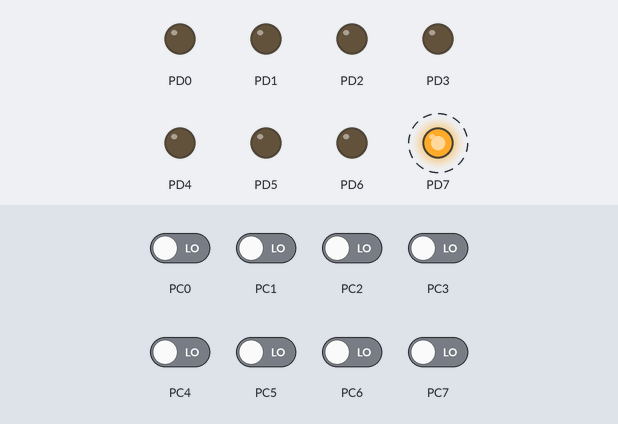
A program run on a simulated ATmega128, built with avr-gcc and emulated at 8 MHz. On the bench: output pins drawn as LEDs (lit = HIGH). Dashed ring = blinking. Inputs (shaded band) come from the test bench; at power-on: PC0–7 LOW.

Above: at 0.5 s.
Timing chart, 0 to 4.6 s (numbered marks = the images above):
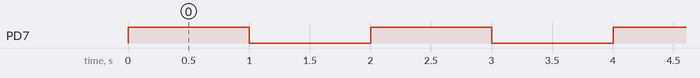

Measured:
- by itself, PD7: alternates HIGH for 1.0 s and LOW for 1.0 s

The program:

main.c
```c
#include <avr/io.h>
#define F_CPU 8000000UL
#include <util/delay.h>

void wait( int ms )
{
	for (int i=0; i<ms; i++)
	{
		_delay_ms( 1 );		// library function (max 30 ms at 8MHz)
	}
}

int main( void )
{
	DDRD = 0xFF; //output
	DDRC = 0x00; //input PC0
	int delay = 1000;

	while (1)
	{
		if (PINC & 0b00000001)
		{

		}

		PORTD = 0x80;
		wait(delay);
		PORTD = 0x00;
		wait(delay);
	}
	return 1;
}
```
